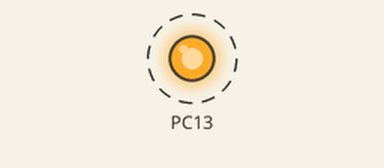
Simulated run of this program. Board: STM32 Black Pill. Parts: output pins drawn as LEDs (lit = HIGH). Dashed ring = blinking.

Above: at 0.5 s.
Timing chart, 0 to 3.0 s (numbered marks = the images above):
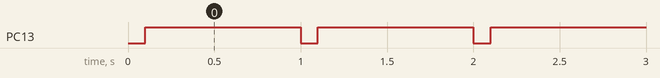

Measured:
- by itself, PC13: alternates HIGH for 0.90 s and LOW for 0.10 s

The program:

main.cpp
```cpp
#include <Arduino.h>

// Синій світлодіод на PC13 світиться, коли на піні LOW
void setup() {
  pinMode(PC13, OUTPUT);
}

void loop() {
  digitalWrite(PC13, LOW);   // увімкнути
  delay(100);
  digitalWrite(PC13, HIGH);  // вимкнути
  delay(900);
}
```
